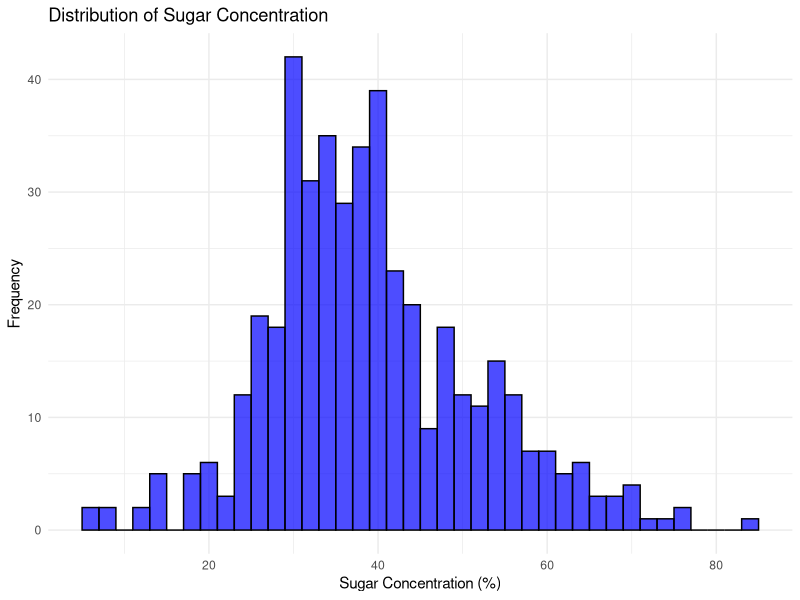
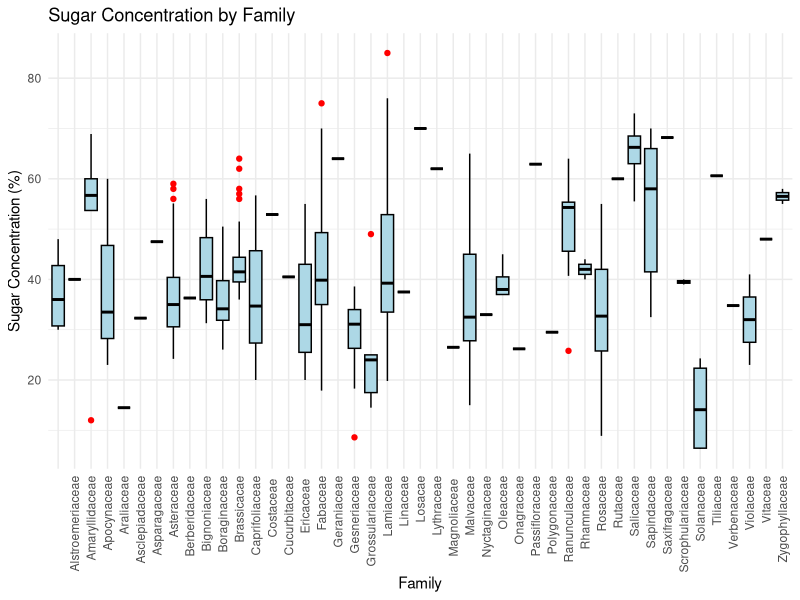
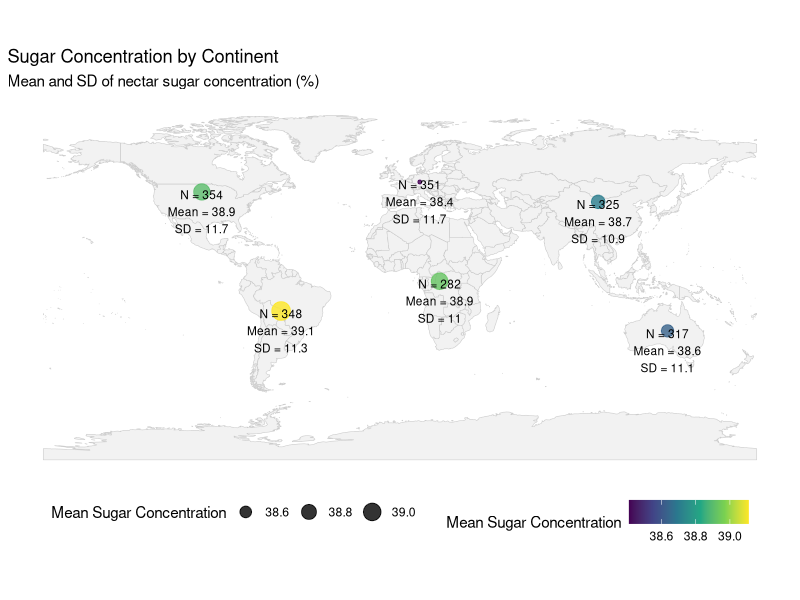
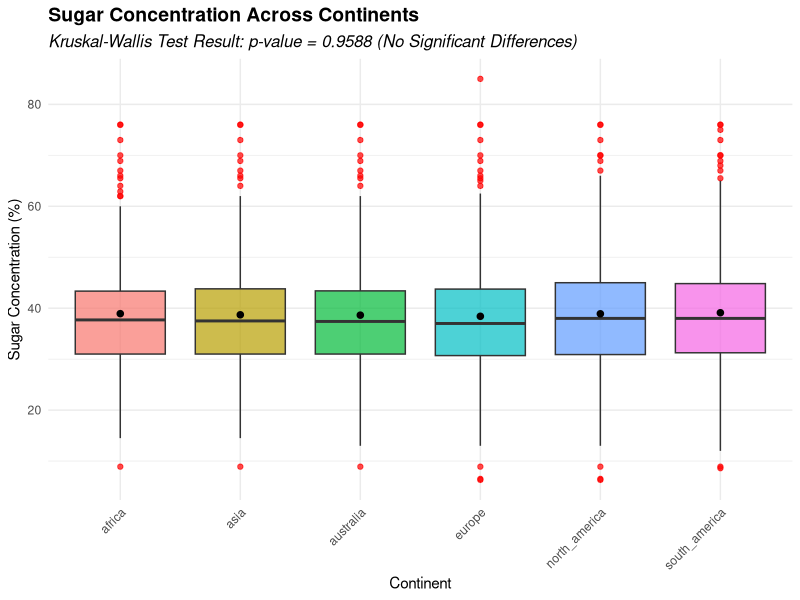
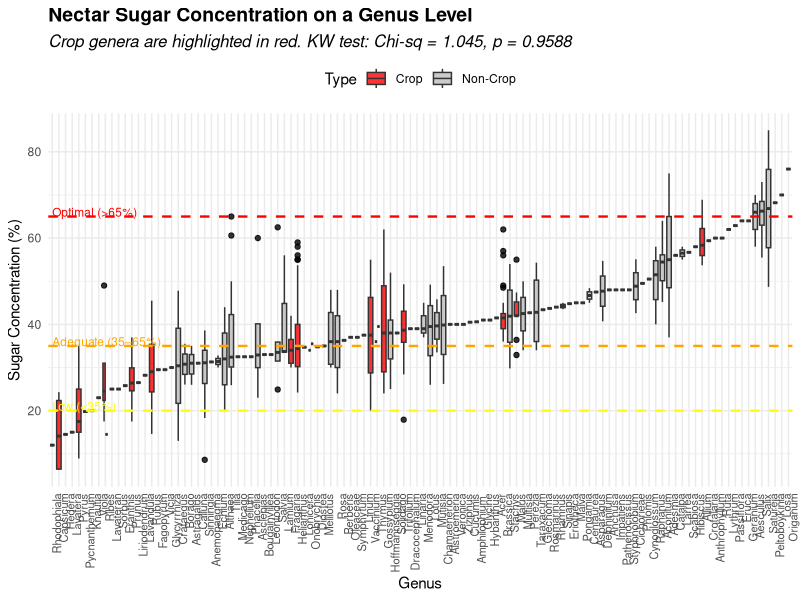
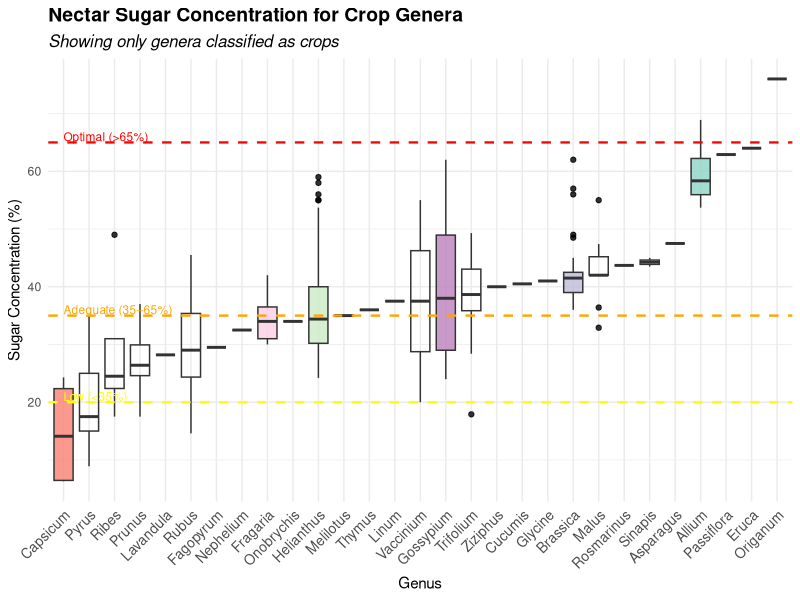

Recreate these plots in R, in order.
# Step 1: Install and load required libraries
if (!require(ggplot2)) install.packages("ggplot2")
if (!require(dplyr)) install.packages("dplyr")
if (!require(tidyr)) install.packages("tidyr")
library(ggplot2)
library(dplyr)
library(tidyr)

# Step 2: Set your working directory to where the data file is stored
setwd("~/Desktop/NECTAR-PROJECT")  # Adjust this path to where the CSV file is located

# Step 3: Load the dataset into R
bee_data <- read.csv("cleaned_bee_nectar_data.csv", stringsAsFactors = FALSE)

# Step 4: Basic visualization of sugar concentration distribution
ggplot(bee_data, aes(x = sugar_concentration)) +
  geom_histogram(binwidth = 2, fill = "blue", color = "black", alpha = 0.7) +
  labs(
    title = "Distribution of Sugar Concentration",
    x = "Sugar Concentration (%)",
    y = "Frequency"
  ) +
  theme_minimal()

# Step 5: Boxplot of sugar concentration by family
ggplot(bee_data, aes(x = Family, y = sugar_concentration)) +
  geom_boxplot(fill = "lightblue", color = "black", outlier.color = "red") +
  labs(
    title = "Sugar Concentration by Family",
    x = "Family",
    y = "Sugar Concentration (%)"
  ) +
  theme_minimal() +
  theme(axis.text.x = element_text(angle = 90, vjust = 0.5, hjust = 1))
###########

# Install and load required libraries
if (!require(ggplot2)) install.packages("ggplot2")
if (!require(dplyr)) install.packages("dplyr")
if (!require(tidyr)) install.packages("tidyr")
if (!require(sf)) install.packages("sf")
if (!require(rnaturalearth)) install.packages("rnaturalearth")
if (!require(rnaturalearthdata)) install.packages("rnaturalearthdata")

library(ggplot2)
library(dplyr)
library(tidyr)
library(sf)
library(rnaturalearth)
library(rnaturalearthdata)

# Load world map data
world <- ne_countries(scale = "medium", returnclass = "sf")

# Summarize sugar concentration by continent
continent_summary <- bee_data %>%
  gather(key = "Region", value = "Presence", europe:australia) %>%
  filter(Presence == "yes") %>%
  group_by(Region) %>%
  summarise(
    mean_sugar = mean(sugar_concentration, na.rm = TRUE),
    sd_sugar = sd(sugar_concentration, na.rm = TRUE),
    n = n()
  ) %>%
  mutate(label = paste0("N = ", n, "\nMean = ", round(mean_sugar, 1), "\nSD = ", round(sd_sugar, 1)))

# Coordinates for continent labels (approximate)
continent_coords <- data.frame(
  Region = c("europe", "asia", "africa", "north_america", "south_america", "australia"),
  lon = c(10, 100, 20, -100, -60, 135),
  lat = c(50, 40, 0, 45, -15, -25)
)

# Merge summary with coordinates
continent_summary <- continent_summary %>%
  inner_join(continent_coords, by = "Region")

# Plot the world map with sugar concentration summary
ggplot(data = world) +
  geom_sf(fill = "gray95", color = "gray80") +
  geom_point(data = continent_summary, aes(x = lon, y = lat, size = mean_sugar, color = mean_sugar), alpha = 0.8) +
  geom_text(data = continent_summary, aes(x = lon, y = lat - 10, label = label), size = 3, hjust = 0.5) +
  scale_color_viridis_c(name = "Mean Sugar Concentration") +
  scale_size_continuous(name = "Mean Sugar Concentration") +
  labs(
    title = "Sugar Concentration by Continent",
    subtitle = "Mean and SD of nectar sugar concentration (%)",
    x = NULL,
    y = NULL
  ) +
  theme_minimal() +
  theme(
    legend.position = "bottom",
    panel.grid = element_blank()
  )
##########
# Does locations have a significant impact on sugar concentration?
# the choice between ANOVA and Kruskal-Wallis depends on the following considerations:
#Shapiro-Wilk test
# If p > 0.05: The data is approximately normal, and ANOVA can be used.
#If p ≤ 0.05p: The data is not normal, so a non-parametric test like Kruskal-Wallis is more appropriate.
# Shapiro-Wilk test for normality of sugar concentration
shapiro_test <- shapiro.test(bee_data$sugar_concentration)
print(shapiro_test)
# W = 0.97619, p-value = 1.182e-06
#This means the sugar concentration data does not follow a normal distribution.
# We use Kruskal-Wallis test
###########
# If p ≤ 0.05, there are significant differences in sugar concentration between continents.

# Prepare the data
long_data <- bee_data %>%
  gather(key = "Continent", value = "Presence", europe:australia) %>%
  filter(Presence == "yes")

# Perform the Kruskal-Wallis test
kruskal_test <- kruskal.test(sugar_concentration ~ Continent, data = long_data)
print(kruskal_test)

# Kruskal-Wallis chi-squared = 1.0451, df = 5, p-value = 0.9588
#Since  p = 0.9588 is much greater than 0.05, we fail to reject the null hypothesis.
# This means there is no statistically significant difference in sugar concentration between continents
############
# Boxplot of sugar concentration by continent
ggplot(long_data, aes(x = Continent, y = sugar_concentration, fill = Continent)) +
  geom_boxplot(outlier.color = "red", alpha = 0.7) +
  stat_summary(fun = mean, geom = "point", shape = 20, size = 3, color = "black", fill = "black") +
  labs(
    title = "Sugar Concentration Across Continents",
    subtitle = "Kruskal-Wallis Test Result: p-value = 0.9588 (No Significant Differences)",
    x = "Continent",
    y = "Sugar Concentration (%)"
  ) +
  theme_minimal() +
  theme(
    legend.position = "none",
    axis.text.x = element_text(angle = 45, hjust = 1),
    plot.title = element_text(size = 14, face = "bold"),
    plot.subtitle = element_text(size = 12, face = "italic")
  )
#########
# Add a column to classify crop genera (adjust as needed based on your data)
bee_data <- bee_data %>%
  mutate(
    crop = ifelse(type == "crop", "Crop", "Non-Crop")  # Adjust this based on your data
  )

# Create a boxplot of sugar concentration by genus
ggplot(bee_data, aes(x = reorder(Genus, sugar_concentration, FUN = median), y = sugar_concentration, fill = crop)) +
  geom_boxplot(outlier.color = "black", alpha = 0.8) +
  geom_hline(yintercept = c(65, 35, 20), linetype = "dashed", color = c("red", "orange", "yellow"), size = 0.8) +
  annotate("text", x = 1, y = 66, label = "Optimal (>65%)", hjust = 0, color = "red", size = 3) +
  annotate("text", x = 1, y = 36, label = "Adequate (35–65%)", hjust = 0, color = "orange", size = 3) +
  annotate("text", x = 1, y = 21, label = "Low (<35%)", hjust = 0, color = "yellow", size = 3) +
  labs(
    title = "Nectar Sugar Concentration on a Genus Level",
    subtitle = "Crop genera are highlighted in red. KW test: Chi-sq = 1.045, p = 0.9588",
    x = "Genus",
    y = "Sugar Concentration (%)",
    fill = "Type"
  ) +
  scale_fill_manual(values = c("Crop" = "red", "Non-Crop" = "gray")) +
  theme_minimal() +
  theme(
    legend.position = "top",
    axis.text.x = element_text(angle = 90, hjust = 1, size = 8),
    plot.title = element_text(size = 14, face = "bold"),
    plot.subtitle = element_text(size = 12, face = "italic")
  )
#########
#Just for crops
# Filter the dataset for crop genera
crop_data <- bee_data %>%
  filter(type == "crop")  # Adjust this column based on how crop/non-crop is labeled in your data

# Create the boxplot for crop genera
ggplot(crop_data, aes(x = reorder(Genus, sugar_concentration, FUN = median), y = sugar_concentration, fill = Genus)) +
  geom_boxplot(outlier.color = "black", alpha = 0.8) +
  geom_hline(yintercept = c(65, 35, 20), linetype = "dashed", color = c("red", "orange", "yellow"), size = 0.8) +
  annotate("text", x = 1, y = 66, label = "Optimal (>65%)", hjust = 0, color = "red", size = 3) +
  annotate("text", x = 1, y = 36, label = "Adequate (35–65%)", hjust = 0, color = "orange", size = 3) +
  annotate("text", x = 1, y = 21, label = "Low (<35%)", hjust = 0, color = "yellow", size = 3) +
  labs(
    title = "Nectar Sugar Concentration for Crop Genera",
    subtitle = "Showing only genera classified as crops",
    x = "Genus",
    y = "Sugar Concentration (%)"
  ) +
  scale_fill_brewer(palette = "Set3") +
  theme_minimal() +
  theme(
    legend.position = "none",
    axis.text.x = element_text(angle = 45, hjust = 1, size = 10),
    plot.title = element_text(size = 14, face = "bold"),
    plot.subtitle = element_text(size = 12, face = "italic")
  )
